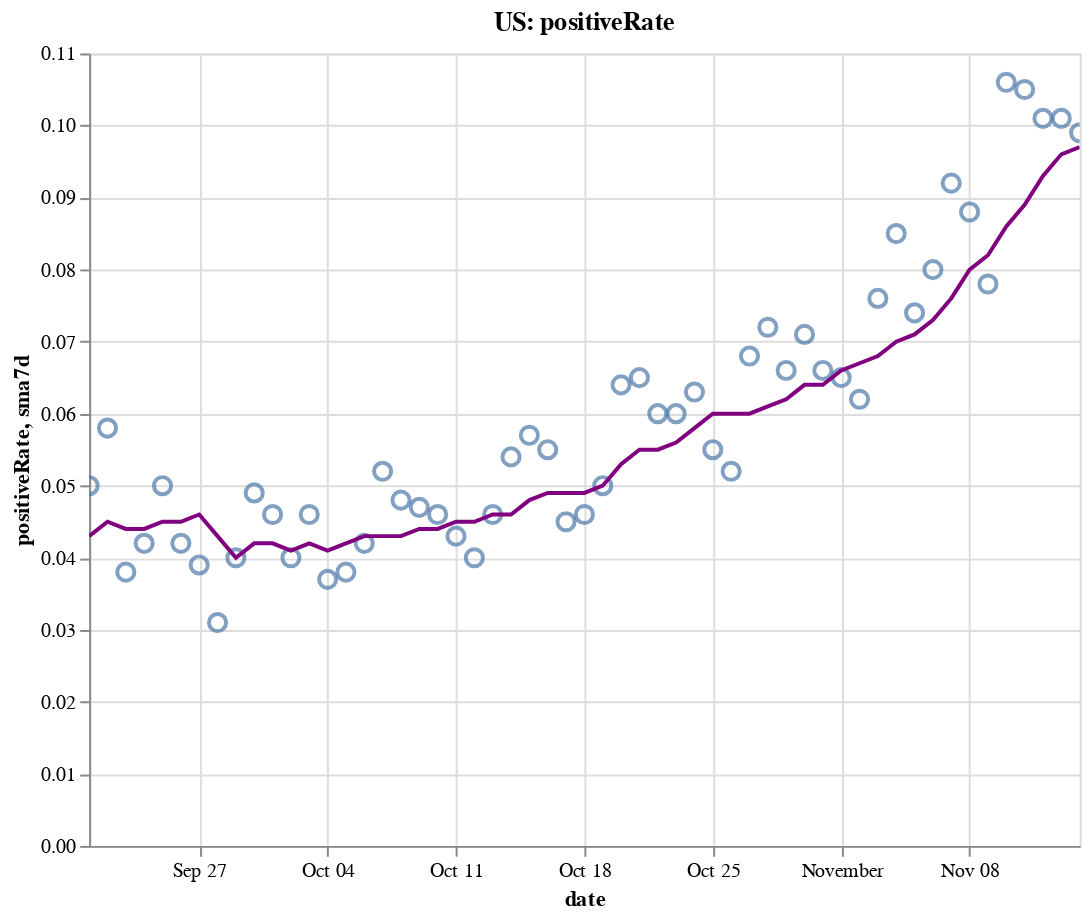

Here is the notebook cell this chart was saved with:
### Code cell
create_plot(us, 'positiveRate')

### Figure 1 — Vega-Lite specification as saved in the notebook (floating-point values rounded to 4 significant figures)
{"config": {"view": {"continuousWidth": 400, "continuousHeight": 300}}, "layer": [{"layer": [{"mark": {"type": "point", "size": 75}, "encoding": {"tooltip": [{"type": "temporal", "field": "date"}, {"type": "quantitative", "field": "positiveRate"}, {"type": "quantitative", "field": "sma7d"}], "x": {"type": "temporal", "field": "date"}, "y": {"type": "quantitative", "field": "positiveRate"}}, "selection": {"selector004": {"type": "interval", "bind": "scales", "encodings": ["x", "y"]}}}, {"mark": {"type": "line", "color": "purple"}, "encoding": {"x": {"type": "temporal", "field": "date"}, "y": {"type": "quantitative", "field": "sma7d"}}}]}, {"mark": {"type": "rule", "color": "#aaa"}, "encoding": {"x": {"type": "temporal", "field": "date"}}, "transform": [{"filter": {"selection": "selector003"}}]}, {"mark": "circle", "encoding": {"opacity": {"condition": {"value": 1, "selection": "selector003"}, "value": 0}, "tooltip": [{"type": "temporal", "field": "date"}, {"type": "quantitative", "field": "positiveRate"}, {"type": "quantitative", "field": "sma7d"}], "x": {"type": "temporal", "field": "date"}, "y": {"type": "quantitative", "field": "positiveRate"}}, "selection": {"selector003": {"type": "single", "encodings": ["x"], "on": "mouseover", "nearest": true, "empty": "none"}}}, {"mark": {"type": "text", "align": "left", "dx": 5, "dy": -5, "stroke": "white", "strokeWidth": 2}, "encoding": {"text": {"type": "quantitative", "field": "positiveRate"}, "tooltip": [{"type": "temporal", "field": "date"}, {"type": "quantitative", "field": "positiveRate"}, {"type": "quantitative", "field": "sma7d"}], "x": {"type": "temporal", "field": "date"}, "y": {"type": "quantitative", "field": "positiveRate"}}, "transform": [{"filter": {"selection": "selector003"}}]}, {"mark": {"type": "text", "align": "left", "dx": 5, "dy": -5}, "encoding": {"text": {"type": "quantitative", "field": "positiveRate"}, "tooltip": [{"type": "temporal", "field": "date"}, {"type": "quantitative", "field": "positiveRate"}, {"type": "quantitative", "field": "sma7d"}], "x": {"type": "temporal", "field": "date"}, "y": {"type": "quantitative", "field": "positiveRate"}}, "transform": [{"filter": {"selection": "selector003"}}]}], "data": {"name": "data-c8fdd19faaa3ab4f5c7bc9ad5ba3d06e"}, "height": 400, "title": "US: positiveRate", "width": 500, "$schema": "https://vega.github.io/schema/vega-lite/v4.8.1.json", "datasets": {"data-c8fdd19faaa3ab4f5c7bc9ad5ba3d06e": [{"date": "2020-09-21T00:00:00", "totalTestResultsIncrease": 775000.0, "positiveIncrease": 39060.0, "death": 191900.0, "deathIncrease": 287.0, "positiveRate": 0.05, "state": "US", "sma7d": 0.043}, {"date": "2020-09-22T00:00:00", "totalTestResultsIncrease": 850800.0, "positiveIncrease": 49350.0, "death": 192800.0, "deathIncrease": 854.0, "positiveRate": 0.058, "state": "US", "sma7d": 0.045}, {"date": "2020-09-23T00:00:00", "totalTestResultsIncrease": 1010000.0, "positiveIncrease": 38550.0, "death": 193900.0, "deathIncrease": 1159.0, "positiveRate": 0.038, "state": "US", "sma7d": 0.044}, {"date": "2020-09-24T00:00:00", "totalTestResultsIncrease": 1038000.0, "positiveIncrease": 43240.0, "death": 194800.0, "deathIncrease": 921.0, "positiveRate": 0.042, "state": "US", "sma7d": 0.044}, {"date": "2020-09-25T00:00:00", "totalTestResultsIncrease": 1112000.0, "positiveIncrease": 55140.0, "death": 195700.0, "deathIncrease": 844.0, "positiveRate": 0.05, "state": "US", "sma7d": 0.045}, {"date": "2020-09-26T00:00:00", "totalTestResultsIncrease": 1123000.0, "positiveIncrease": 47580.0, "death": 196600.0, "deathIncrease": 869.0, "positiveRate": 0.042, "state": "US", "sma7d": 0.045}, {"date": "2020-09-27T00:00:00", "totalTestResultsIncrease": 905600.0, "positiveIncrease": 35060.0, "death": 196900.0, "deathIncrease": 307.0, "positiveRate": 0.039, "state": "US", "sma7d": 0.046}, {"date": "2020-09-28T00:00:00", "totalTestResultsIncrease": 1164000.0, "positiveIncrease": 36060.0, "death": 197100.0, "deathIncrease": 257.0, "positiveRate": 0.031, "state": "US", "sma7d": 0.043}, {"date": "2020-09-29T00:00:00", "totalTestResultsIncrease": 914100.0, "positiveIncrease": 36290.0, "death": 197900.0, "deathIncrease": 739.0, "positiveRate": 0.04, "state": "US", "sma7d": 0.04}, {"date": "2020-09-30T00:00:00", "totalTestResultsIncrease": 904400.0, "positiveIncrease": 44270.0, "death": 198900.0, "deathIncrease": 1061.0, "positiveRate": 0.049, "state": "US", "sma7d": 0.042}, {"date": "2020-10-01T00:00:00", "totalTestResultsIncrease": 998200.0, "positiveIncrease": 45480.0, "death": 199800.0, "deathIncrease": 851.0, "positiveRate": 0.046, "state": "US", "sma7d": 0.042}, {"date": "2020-10-02T00:00:00", "totalTestResultsIncrease": 1242000.0, "positiveIncrease": 49130.0, "death": 200600.0, "deathIncrease": 835.0, "positiveRate": 0.04, "state": "US", "sma7d": 0.041}, {"date": "2020-10-03T00:00:00", "totalTestResultsIncrease": 1100000.0, "positiveIncrease": 51010.0, "death": 201400.0, "deathIncrease": 741.0, "positiveRate": 0.046, "state": "US", "sma7d": 0.042}, {"date": "2020-10-04T00:00:00", "totalTestResultsIncrease": 1029000.0, "positiveIncrease": 38290.0, "death": 201700.0, "deathIncrease": 363.0, "positiveRate": 0.037, "state": "US", "sma7d": 0.041}, {"date": "2020-10-05T00:00:00", "totalTestResultsIncrease": 990500.0, "positiveIncrease": 37860.0, "death": 202000.0, "deathIncrease": 326.0, "positiveRate": 0.038, "state": "US", "sma7d": 0.042}, {"date": "2020-10-06T00:00:00", "totalTestResultsIncrease": 907000.0, "positiveIncrease": 38420.0, "death": 202700.0, "deathIncrease": 634.0, "positiveRate": 0.042, "state": "US", "sma7d": 0.043}, {"date": "2020-10-07T00:00:00", "totalTestResultsIncrease": 973500.0, "positiveIncrease": 50560.0, "death": 203600.0, "deathIncrease": 916.0, "positiveRate": 0.052, "state": "US", "sma7d": 0.043}, {"date": "2020-10-08T00:00:00", "totalTestResultsIncrease": 1149000.0, "positiveIncrease": 55120.0, "death": 204600.0, "deathIncrease": 986.0, "positiveRate": 0.048, "state": "US", "sma7d": 0.043}, {"date": "2020-10-09T00:00:00", "totalTestResultsIncrease": 1201000.0, "positiveIncrease": 56720.0, "death": 205500.0, "deathIncrease": 893.0, "positiveRate": 0.047, "state": "US", "sma7d": 0.044}, {"date": "2020-10-10T00:00:00", "totalTestResultsIncrease": 1247000.0, "positiveIncrease": 57250.0, "death": 206100.0, "deathIncrease": 665.0, "positiveRate": 0.046, "state": "US", "sma7d": 0.044}, {"date": "2020-10-11T00:00:00", "totalTestResultsIncrease": 1083000.0, "positiveIncrease": 46700.0, "death": 206600.0, "deathIncrease": 466.0, "positiveRate": 0.043, "state": "US", "sma7d": 0.045}, {"date": "2020-10-12T00:00:00", "totalTestResultsIncrease": 1064000.0, "positiveIncrease": 42780.0, "death": 206900.0, "deathIncrease": 287.0, "positiveRate": 0.04, "state": "US", "sma7d": 0.045}, {"date": "2020-10-13T00:00:00", "totalTestResultsIncrease": 1041000.0, "positiveIncrease": 48150.0, "death": 207600.0, "deathIncrease": 690.0, "positiveRate": 0.046, "state": "US", "sma7d": 0.046}, {"date": "2020-10-14T00:00:00", "totalTestResultsIncrease": 1041000.0, "positiveIncrease": 56240.0, "death": 208400.0, "deathIncrease": 811.0, "positiveRate": 0.054, "state": "US", "sma7d": 0.046}, {"date": "2020-10-15T00:00:00", "totalTestResultsIncrease": 1102000.0, "positiveIncrease": 62850.0, "death": 209300.0, "deathIncrease": 951.0, "positiveRate": 0.057, "state": "US", "sma7d": 0.048}, {"date": "2020-10-16T00:00:00", "totalTestResultsIncrease": 1230000.0, "positiveIncrease": 67940.0, "death": 210200.0, "deathIncrease": 877.0, "positiveRate": 0.055, "state": "US", "sma7d": 0.049}, {"date": "2020-10-17T00:00:00", "totalTestResultsIncrease": 1295000.0, "positiveIncrease": 57750.0, "death": 211000.0, "deathIncrease": 780.0, "positiveRate": 0.045, "state": "US", "sma7d": 0.049}, {"date": "2020-10-18T00:00:00", "totalTestResultsIncrease": 1056000.0, "positiveIncrease": 48630.0, "death": 211400.0, "deathIncrease": 393.0, "positiveRate": 0.046, "state": "US", "sma7d": 0.049}, {"date": "2020-10-19T00:00:00", "totalTestResultsIncrease": 1131000.0, "positiveIncrease": 56900.0, "death": 211800.0, "deathIncrease": 456.0, "positiveRate": 0.05, "state": "US", "sma7d": 0.05}, {"date": "2020-10-20T00:00:00", "totalTestResultsIncrease": 948700.0, "positiveIncrease": 60310.0, "death": 212700.0, "deathIncrease": 832.0, "positiveRate": 0.064, "state": "US", "sma7d": 0.053}, {"date": "2020-10-21T00:00:00", "totalTestResultsIncrease": 939500.0, "positiveIncrease": 60660.0, "death": 213700.0, "deathIncrease": 1024.0, "positiveRate": 0.065, "state": "US", "sma7d": 0.055}, {"date": "2020-10-22T00:00:00", "totalTestResultsIncrease": 1219000.0, "positiveIncrease": 72890.0, "death": 214800.0, "deathIncrease": 1143.0, "positiveRate": 0.06, "state": "US", "sma7d": 0.055}, {"date": "2020-10-23T00:00:00", "totalTestResultsIncrease": 1379000.0, "positiveIncrease": 82260.0, "death": 215800.0, "deathIncrease": 917.0, "positiveRate": 0.06, "state": "US", "sma7d": 0.056}, {"date": "2020-10-24T00:00:00", "totalTestResultsIncrease": 1321000.0, "positiveIncrease": 82740.0, "death": 216700.0, "deathIncrease": 890.0, "positiveRate": 0.063, "state": "US", "sma7d": 0.058}, {"date": "2020-10-25T00:00:00", "totalTestResultsIncrease": 1191000.0, "positiveIncrease": 65090.0, "death": 217000.0, "deathIncrease": 377.0, "positiveRate": 0.055, "state": "US", "sma7d": 0.06}, {"date": "2020-10-26T00:00:00", "totalTestResultsIncrease": 1201000.0, "positiveIncrease": 62100.0, "death": 217400.0, "deathIncrease": 389.0, "positiveRate": 0.052, "state": "US", "sma7d": 0.06}, {"date": "2020-10-27T00:00:00", "totalTestResultsIncrease": 1081000.0, "positiveIncrease": 73000.0, "death": 218300.0, "deathIncrease": 931.0, "positiveRate": 0.068, "state": "US", "sma7d": 0.06}, {"date": "2020-10-28T00:00:00", "totalTestResultsIncrease": 1086000.0, "positiveIncrease": 78640.0, "death": 219400.0, "deathIncrease": 1025.0, "positiveRate": 0.072, "state": "US", "sma7d": 0.061}, {"date": "2020-10-29T00:00:00", "totalTestResultsIncrease": 1325000.0, "positiveIncrease": 87990.0, "death": 220400.0, "deathIncrease": 1049.0, "positiveRate": 0.066, "state": "US", "sma7d": 0.062}, {"date": "2020-10-30T00:00:00", "totalTestResultsIncrease": 1362000.0, "positiveIncrease": 96710.0, "death": 221400.0, "deathIncrease": 933.0, "positiveRate": 0.071, "state": "US", "sma7d": 0.064}, {"date": "2020-10-31T00:00:00", "totalTestResultsIncrease": 1374000.0, "positiveIncrease": 90490.0, "death": 222300.0, "deathIncrease": 963.0, "positiveRate": 0.066, "state": "US", "sma7d": 0.064}, {"date": "2020-11-01T00:00:00", "totalTestResultsIncrease": 1140000.0, "positiveIncrease": 74050.0, "death": 222700.0, "deathIncrease": 391.0, "positiveRate": 0.065, "state": "US", "sma7d": 0.066}, {"date": "2020-11-02T00:00:00", "totalTestResultsIncrease": 1328000.0, "positiveIncrease": 82250.0, "death": 223200.0, "deathIncrease": 476.0, "positiveRate": 0.062, "state": "US", "sma7d": 0.067}, {"date": "2020-11-03T00:00:00", "totalTestResultsIncrease": 1126000.0, "positiveIncrease": 86080.0, "death": 224700.0, "deathIncrease": 1529.0, "positiveRate": 0.076, "state": "US", "sma7d": 0.068}, {"date": "2020-11-04T00:00:00", "totalTestResultsIncrease": 1207000.0, "positiveIncrease": 103100.0, "death": 225800.0, "deathIncrease": 1116.0, "positiveRate": 0.085, "state": "US", "sma7d": 0.07}, {"date": "2020-11-05T00:00:00", "totalTestResultsIncrease": 1564000.0, "positiveIncrease": 116200.0, "death": 227000.0, "deathIncrease": 1124.0, "positiveRate": 0.074, "state": "US", "sma7d": 0.071}, {"date": "2020-11-06T00:00:00", "totalTestResultsIncrease": 1562000.0, "positiveIncrease": 125300.0, "death": 228100.0, "deathIncrease": 1186.0, "positiveRate": 0.08, "state": "US", "sma7d": 0.073}, {"date": "2020-11-07T00:00:00", "totalTestResultsIncrease": 1406000.0, "positiveIncrease": 129200.0, "death": 229200.0, "deathIncrease": 1104.0, "positiveRate": 0.092, "state": "US", "sma7d": 0.076}, {"date": "2020-11-08T00:00:00", "totalTestResultsIncrease": 1259000.0, "positiveIncrease": 110800.0, "death": 229700.0, "deathIncrease": 487.0, "positiveRate": 0.088, "state": "US", "sma7d": 0.08}, {"date": "2020-11-09T00:00:00", "totalTestResultsIncrease": 1519000.0, "positiveIncrease": 118700.0, "death": 230300.0, "deathIncrease": 580.0, "positiveRate": 0.078, "state": "US", "sma7d": 0.082}, {"date": "2020-11-10T00:00:00", "totalTestResultsIncrease": 1237000.0, "positiveIncrease": 131000.0, "death": 231700.0, "deathIncrease": 1347.0, "positiveRate": 0.106, "state": "US", "sma7d": 0.086}, {"date": "2020-11-11T00:00:00", "totalTestResultsIncrease": 1382000.0, "positiveIncrease": 144500.0, "death": 233200.0, "deathIncrease": 1565.0, "positiveRate": 0.105, "state": "US", "sma7d": 0.089}, {"date": "2020-11-12T00:00:00", "totalTestResultsIncrease": 1490000.0, "positiveIncrease": 150500.0, "death": 234300.0, "deathIncrease": 1104.0, "positiveRate": 0.101, "state": "US", "sma7d": 0.093}, {"date": "2020-11-13T00:00:00", "totalTestResultsIncrease": 1684000.0, "positiveIncrease": 170800.0, "death": 235600.0, "deathIncrease": 1304.0, "positiveRate": 0.101, "state": "US", "sma7d": 0.096}, {"date": "2020-11-14T00:00:00", "totalTestResultsIncrease": 1639000.0, "positiveIncrease": 162900.0, "death": 236900.0, "deathIncrease": 1319.0, "positiveRate": 0.099, "state": "US", "sma7d": 0.097}]}}
